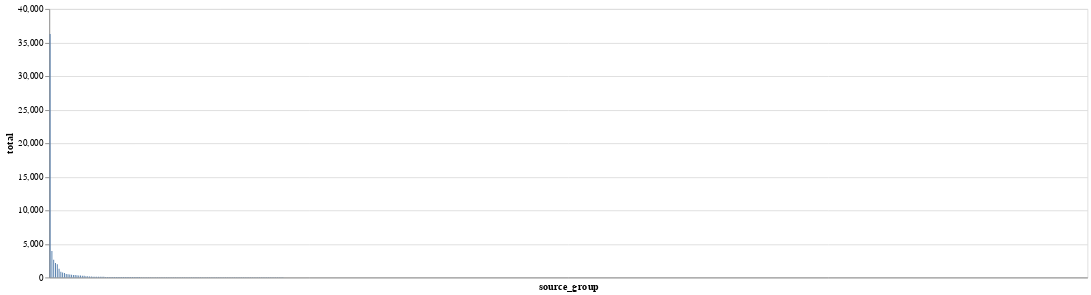

This figure's notebook cell:
### Markdown cell above
## Display intersections that include more than 40 records

As noted above, the 70 sources contributing data to the People & Organisations zone can be found in 631 unique combinations, or intersections, within individual records. If we try charting the number of records containing each unique combination, we see a very dramatic 'long tail' with most of these intersections involving only a very small number of records.

### Code cell
alt.Chart(df_source_groups.loc[df_source_groups["number_of_sources"] > 1]).mark_bar(
    size=1
).encode(
    x=alt.X("source_group:N", sort="-y", axis=alt.Axis(labels=False, ticks=False)),
    y=alt.Y("total:Q"),
    tooltip=["source_group", "total"],
).properties(
    width=alt.Step(2)
)

### Figure 1 — Vega-Lite specification as saved in the notebook (floating-point values rounded to 4 significant figures; data arrays with more than 128 entries replaced by an {"elided": "..."} marker saying what was removed)
{"config": {"view": {"continuousWidth": 400, "continuousHeight": 300}}, "data": {"name": "data-a491de5e1a6279d49174e61d91dacf0f"}, "mark": {"type": "bar", "size": 1}, "encoding": {"tooltip": [{"field": "source_group", "type": "nominal"}, {"field": "total", "type": "quantitative"}], "x": {"axis": {"labels": false, "ticks": false}, "field": "source_group", "sort": "-y", "type": "nominal"}, "y": {"field": "total", "type": "quantitative"}}, "width": {"step": 2}, "$schema": "https://vega.github.io/schema/vega-lite/v4.17.0.json", "datasets": {"data-a491de5e1a6279d49174e61d91dacf0f": {"elided": "580 records"}}}
